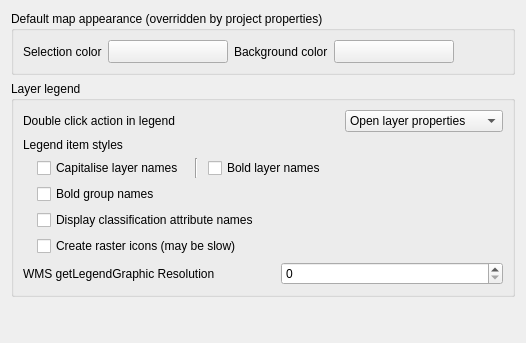
             <widget class="QWidget" name="mOptionsScrollAreaContents_06">
              <property name="geometry">
               <rect>
                <x>0</x>
                <y>0</y>
                <width>526</width>
                <height>343</height>
               </rect>
              </property>
              <layout class="QVBoxLayout" name="verticalLayout_25">
               <item>
                <widget class="QgsCollapsibleGroupBox" name="groupBox_9">
                 <property name="title">
                  <string>Default map appearance (overridden by project properties)</string>
                 </property>
                 <layout class="QGridLayout" name="gridLayout_7">
                  <item row="0" column="4">
                   <widget class="QgsColorButtonV2" name="pbnCanvasColor">
                    <property name="sizePolicy">
                     <sizepolicy hsizetype="Fixed" vsizetype="Fixed">
                      <horstretch>0</horstretch>
                      <verstretch>0</verstretch>
                     </sizepolicy>
                    </property>
                    <property name="minimumSize">
                     <size>
                      <width>120</width>
                      <height>0</height>
                     </size>
                    </property>
                    <property name="maximumSize">
                     <size>
                      <width>120</width>
                      <height>16777215</height>
                     </size>
                    </property>
                    <property name="text">
                     <string/>
                    </property>
                   </widget>
                  </item>
                  <item row="0" column="6">
                   <spacer name="horizontalSpacer_28">
                    <property name="orientation">
                     <enum>Qt::Horizontal</enum>
                    </property>
                    <property name="sizeHint" stdset="0">
                     <size>
                      <width>40</width>
                      <height>20</height>
                     </size>
                    </property>
                   </spacer>
                  </item>
                  <item row="0" column="3">
                   <widget class="QLabel" name="label">
                    <property name="sizePolicy">
                     <sizepolicy hsizetype="Maximum" vsizetype="Preferred">
                      <horstretch>0</horstretch>
                      <verstretch>0</verstretch>
                     </sizepolicy>
                    </property>
                    <property name="text">
                     <string>Background color</string>
                    </property>
                   </widget>
                  </item>
                  <item row="0" column="0">
                   <widget class="QLabel" name="textLabel1_9">
                    <property name="sizePolicy">
                     <sizepolicy hsizetype="Maximum" vsizetype="Preferred">
                      <horstretch>0</horstretch>
                      <verstretch>0</verstretch>
                     </sizepolicy>
                    </property>
                    <property name="text">
                     <string>Selection color</string>
                    </property>
                   </widget>
                  </item>
                  <item row="0" column="1">
                   <widget class="QgsColorButtonV2" name="pbnSelectionColor">
                    <property name="sizePolicy">
                     <sizepolicy hsizetype="Fixed" vsizetype="Fixed">
                      <horstretch>0</horstretch>
                      <verstretch>0</verstretch>
                     </sizepolicy>
                    </property>
                    <property name="minimumSize">
                     <size>
                      <width>120</width>
                      <height>0</height>
                     </size>
                    </property>
                    <property name="maximumSize">
                     <size>
                      <width>120</width>
                      <height>16777215</height>
                     </size>
                    </property>
                    <property name="text">
                     <string/>
                    </property>
                   </widget>
                  </item>
                 </layout>
                </widget>
               </item>
               <item>
                <widget class="QgsCollapsibleGroupBox" name="mLegendGrpBx">
                 <property name="minimumSize">
                  <size>
                   <width>0</width>
                   <height>0</height>
                  </size>
                 </property>
                 <property name="title">
                  <string>Layer legend</string>
                 </property>
                 <layout class="QVBoxLayout" name="verticalLayout_21">
                  <item>
                   <layout class="QHBoxLayout" name="horizontalLayout_8">
                    <item>
                     <widget class="QLabel" name="label_15">
                      <property name="text">
                       <string>Double click action in legend</string>
                      </property>
                     </widget>
                    </item>
                    <item>
                     <spacer name="horizontalSpacer_6">
                      <property name="orientation">
                       <enum>Qt::Horizontal</enum>
                      </property>
                      <property name="sizeHint" stdset="0">
                       <size>
                        <width>40</width>
                        <height>20</height>
                       </size>
                      </property>
                     </spacer>
                    </item>
                    <item>
                     <widget class="QComboBox" name="cmbLegendDoubleClickAction">
                      <item>
                       <property name="text">
                        <string>Open layer properties</string>
                       </property>
                      </item>
                      <item>
                       <property name="text">
                        <string>Open attribute table</string>
                       </property>
                      </item>
                      <item>
                       <property name="text">
                        <string>Open layer styling dock</string>
                       </property>
                      </item>
                     </widget>
                    </item>
                   </layout>
                  </item>
                  <item>
                   <layout class="QGridLayout" name="gridLayout_3">
                    <item row="1" column="2">
                     <widget class="Line" name="line_4">
                      <property name="minimumSize">
                       <size>
                        <width>12</width>
                        <height>0</height>
                       </size>
                      </property>
                      <property name="orientation">
                       <enum>Qt::Vertical</enum>
                      </property>
                     </widget>
                    </item>
                    <item row="1" column="0">
                     <spacer name="horizontalSpacer_34">
                      <property name="orientation">
                       <enum>Qt::Horizontal</enum>
                      </property>
                      <property name="sizeType">
                       <enum>QSizePolicy::Fixed</enum>
                      </property>
                      <property name="sizeHint" stdset="0">
                       <size>
                        <width>8</width>
                        <height>1</height>
                       </size>
                      </property>
                     </spacer>
                    </item>
                    <item row="1" column="1">
                     <widget class="QCheckBox" name="capitaliseCheckBox">
                      <property name="sizePolicy">
                       <sizepolicy hsizetype="Maximum" vsizetype="Fixed">
                        <horstretch>0</horstretch>
                        <verstretch>0</verstretch>
                       </sizepolicy>
                      </property>
                      <property name="text">
                       <string>Capitalise layer names</string>
                      </property>
                     </widget>
                    </item>
                    <item row="1" column="3">
                     <widget class="QCheckBox" name="mLegendLayersBoldChkBx">
                      <property name="sizePolicy">
                       <sizepolicy hsizetype="Minimum" vsizetype="Fixed">
                        <horstretch>0</horstretch>
                        <verstretch>0</verstretch>
                       </sizepolicy>
                      </property>
                      <property name="text">
                       <string>Bold layer names</string>
                      </property>
                     </widget>
                    </item>
                    <item row="3" column="1" colspan="3">
                     <widget class="QCheckBox" name="cbxLegendClassifiers">
                      <property name="text">
                       <string>Display classification attribute names</string>
                      </property>
                     </widget>
                    </item>
                    <item row="2" column="1" colspan="3">
                     <widget class="QCheckBox" name="mLegendGroupsBoldChkBx">
                      <property name="text">
                       <string>Bold group names</string>
                      </property>
                     </widget>
                    </item>
                    <item row="4" column="1" colspan="3">
                     <widget class="QCheckBox" name="cbxCreateRasterLegendIcons">
                      <property name="text">
                       <string>Create raster icons (may be slow)</string>
                      </property>
                     </widget>
                    </item>
                    <item row="0" column="0" colspan="4">
                     <widget class="QLabel" name="label_53">
                      <property name="sizePolicy">
                       <sizepolicy hsizetype="Minimum" vsizetype="Preferred">
                        <horstretch>0</horstretch>
                        <verstretch>0</verstretch>
                       </sizepolicy>
                      </property>
                      <property name="text">
                       <string>Legend item styles</string>
                      </property>
                     </widget>
                    </item>
                   </layout>
                  </item>
                  <item>
                   <layout class="QHBoxLayout" name="horizontalLayout_34">
                    <item>
                     <widget class="QLabel" name="label_58">
                      <property name="text">
                       <string>WMS getLegendGraphic Resolution</string>
                      </property>
                     </widget>
                    </item>
                    <item>
                     <spacer name="horizontalSpacer_39">
                      <property name="orientation">
                       <enum>Qt::Horizontal</enum>
                      </property>
                      <property name="sizeType">
                       <enum>QSizePolicy::Preferred</enum>
                      </property>
                      <property name="sizeHint" stdset="0">
                       <size>
                        <width>30</width>
                        <height>20</height>
                       </size>
                      </property>
                     </spacer>
                    </item>
                    <item>
                     <widget class="QSpinBox" name="mLegendGraphicResolutionSpinBox">
                      <property name="toolTip">
                       <string extracomment="MAP_RESOLUTION or DPI value overloading getMap default value (set 0 to use default)"/>
                      </property>
                      <property name="whatsThis">
                       <string extracomment="MAP_RESOLUTION or DPI value overloading getMap default value (set 0 to use default)"/>
                      </property>
                      <property name="minimum">
                       <number>0</number>
                      </property>
                      <property name="maximum">
                       <number>1000000</number>
                      </property>
                     </widget>
                    </item>
                   </layout>
                  </item>
                 </layout>
                </widget>
               </item>
               <item>
                <spacer>
                 <property name="orientation">
                  <enum>Qt::Vertical</enum>
                 </property>
                 <property name="sizeHint" stdset="0">
                  <size>
                   <width>20</width>
                   <height>40</height>
                  </size>
                 </property>
                </spacer>
               </item>
              </layout>
             </widget>
